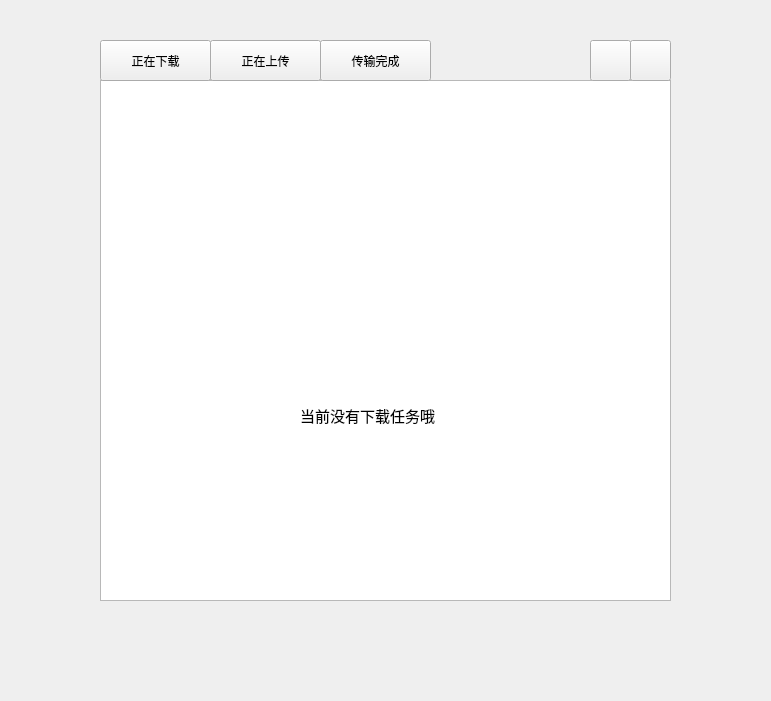
<?xml version="1.0" encoding="UTF-8"?>
<ui version="4.0">
 <class>TransferWindow</class>
 <widget class="QMainWindow" name="TransferWindow">
  <property name="geometry">
   <rect>
    <x>0</x>
    <y>0</y>
    <width>771</width>
    <height>701</height>
   </rect>
  </property>
  <property name="font">
   <font>
    <family>幼圆</family>
   </font>
  </property>
  <property name="windowTitle">
   <string>TransferWindow</string>
  </property>
  <widget class="QWidget" name="centralwidget">
   <widget class="QStackedWidget" name="stackedWidget">
    <property name="geometry">
     <rect>
      <x>100</x>
      <y>80</y>
      <width>571</width>
      <height>521</height>
     </rect>
    </property>
    <property name="currentIndex">
     <number>3</number>
    </property>
    <widget class="QWidget" name="download_page" native="true">
     <widget class="QTableWidget" name="download_w">
      <property name="geometry">
       <rect>
        <x>0</x>
        <y>0</y>
        <width>571</width>
        <height>521</height>
       </rect>
      </property>
      <column>
       <property name="text">
        <string>正在下载</string>
       </property>
      </column>
     </widget>
    </widget>
    <widget class="QWidget" name="upload_page">
     <widget class="QTableWidget" name="upload_w">
      <property name="geometry">
       <rect>
        <x>0</x>
        <y>0</y>
        <width>571</width>
        <height>521</height>
       </rect>
      </property>
      <column>
       <property name="text">
        <string>正在上传</string>
       </property>
      </column>
     </widget>
    </widget>
    <widget class="QWidget" name="complete_page">
     <widget class="QTableWidget" name="complete_w">
      <property name="geometry">
       <rect>
        <x>0</x>
        <y>0</y>
        <width>571</width>
        <height>521</height>
       </rect>
      </property>
      <column>
       <property name="text">
        <string>传输完成</string>
       </property>
      </column>
     </widget>
    </widget>
    <widget class="QWidget" name="no_download_page">
     <widget class="QListWidget" name="no_download_w">
      <property name="geometry">
       <rect>
        <x>0</x>
        <y>0</y>
        <width>571</width>
        <height>521</height>
       </rect>
      </property>
     </widget>
     <widget class="QLabel" name="label">
      <property name="geometry">
       <rect>
        <x>210</x>
        <y>160</y>
        <width>141</width>
        <height>121</height>
       </rect>
      </property>
      <property name="text">
       <string/>
      </property>
     </widget>
     <widget class="QLabel" name="label_2">
      <property name="geometry">
       <rect>
        <x>200</x>
        <y>310</y>
        <width>161</width>
        <height>51</height>
       </rect>
      </property>
      <property name="font">
       <font>
        <pointsize>11</pointsize>
       </font>
      </property>
      <property name="text">
       <string>当前没有下载任务哦</string>
      </property>
     </widget>
    </widget>
    <widget class="QWidget" name="no_upload_page">
     <widget class="QListWidget" name="no_upload_w">
      <property name="geometry">
       <rect>
        <x>0</x>
        <y>0</y>
        <width>571</width>
        <height>521</height>
       </rect>
      </property>
     </widget>
     <widget class="QLabel" name="label_4">
      <property name="geometry">
       <rect>
        <x>210</x>
        <y>160</y>
        <width>141</width>
        <height>121</height>
       </rect>
      </property>
      <property name="text">
       <string/>
      </property>
     </widget>
     <widget class="QLabel" name="label_5">
      <property name="geometry">
       <rect>
        <x>200</x>
        <y>310</y>
        <width>161</width>
        <height>51</height>
       </rect>
      </property>
      <property name="font">
       <font>
        <pointsize>11</pointsize>
       </font>
      </property>
      <property name="text">
       <string>当前没有上传任务哦</string>
      </property>
     </widget>
    </widget>
    <widget class="QWidget" name="no_complete_page">
     <widget class="QLabel" name="label_3">
      <property name="geometry">
       <rect>
        <x>210</x>
        <y>160</y>
        <width>141</width>
        <height>121</height>
       </rect>
      </property>
      <property name="text">
       <string/>
      </property>
     </widget>
     <widget class="QLabel" name="label_6">
      <property name="geometry">
       <rect>
        <x>200</x>
        <y>310</y>
        <width>161</width>
        <height>51</height>
       </rect>
      </property>
      <property name="font">
       <font>
        <pointsize>11</pointsize>
       </font>
      </property>
      <property name="text">
       <string>当前没有传输记录哦</string>
      </property>
     </widget>
     <widget class="QListWidget" name="listWidget">
      <property name="geometry">
       <rect>
        <x>0</x>
        <y>0</y>
        <width>571</width>
        <height>521</height>
       </rect>
      </property>
     </widget>
     <zorder>listWidget</zorder>
     <zorder>label_3</zorder>
     <zorder>label_6</zorder>
    </widget>
   </widget>
   <widget class="QWidget" name="widget_2" native="true">
    <property name="geometry">
     <rect>
      <x>100</x>
      <y>40</y>
      <width>571</width>
      <height>41</height>
     </rect>
    </property>
    <widget class="QPushButton" name="upload_btn">
     <property name="geometry">
      <rect>
       <x>110</x>
       <y>0</y>
       <width>111</width>
       <height>41</height>
      </rect>
     </property>
     <property name="text">
      <string>正在上传</string>
     </property>
    </widget>
    <widget class="QPushButton" name="download_btn">
     <property name="geometry">
      <rect>
       <x>0</x>
       <y>0</y>
       <width>111</width>
       <height>41</height>
      </rect>
     </property>
     <property name="text">
      <string>正在下载</string>
     </property>
    </widget>
    <widget class="QPushButton" name="complete_btn">
     <property name="geometry">
      <rect>
       <x>220</x>
       <y>0</y>
       <width>111</width>
       <height>41</height>
      </rect>
     </property>
     <property name="text">
      <string>传输完成</string>
     </property>
    </widget>
    <widget class="QPushButton" name="closeButton">
     <property name="geometry">
      <rect>
       <x>530</x>
       <y>0</y>
       <width>41</width>
       <height>41</height>
      </rect>
     </property>
     <property name="cursor">
      <cursorShape>PointingHandCursor</cursorShape>
     </property>
     <property name="text">
      <string/>
     </property>
    </widget>
    <widget class="QPushButton" name="minButton">
     <property name="geometry">
      <rect>
       <x>490</x>
       <y>0</y>
       <width>41</width>
       <height>41</height>
      </rect>
     </property>
     <property name="cursor">
      <cursorShape>PointingHandCursor</cursorShape>
     </property>
     <property name="text">
      <string/>
     </property>
    </widget>
   </widget>
  </widget>
 </widget>
 <resources/>
 <connections/>
</ui>
